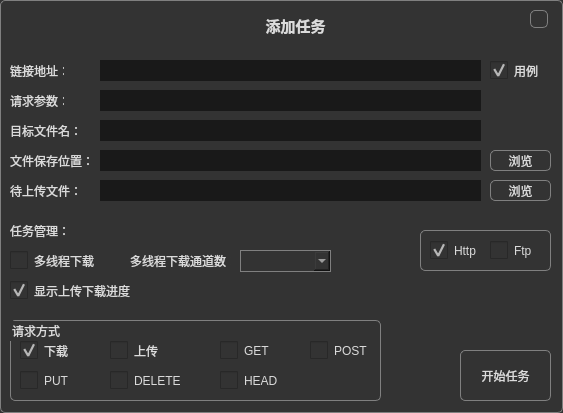
<?xml version="1.0" encoding="UTF-8"?>
<ui version="4.0">
 <class>Widget_addTask</class>
 <widget class="QWidget" name="Widget_addTask">
  <property name="geometry">
   <rect>
    <x>0</x>
    <y>0</y>
    <width>563</width>
    <height>413</height>
   </rect>
  </property>
  <property name="windowTitle">
   <string>Form</string>
  </property>
  <property name="styleSheet">
   <string notr="true">QWidget{border:1px solid #808080;border-radius:5%;background-color:#333333;color:#DBDBDB;}
QWidget:disabled{color:#909090;}
QLineEdit{border:0px;padding:0px 3px 0px 3px;background-color:#191919;}
QCheckBox,QLabel{border:0px;}
QCheckBox::indicator{width:18px;height:18px;}
QCheckBox::indicator:unchecked{border-image:url(://resources/checkbox.png) 0 0 0 0 repeat repeat;}
QCheckBox::indicator:checked{border-image:url(://resources/checkbox.png) 72 0 0 0 repeat repeat;}
QPushButton:hover{background-color:#636363;}
QComboBox QAbstractItemView {outline: 0px;}
QComboBox QAbstractItemView::item:selected {background-color: #636363;}
QProgressBar{border:1px solid #808080;background-color:#191919;}
QScrollBar{border:0px;background-color:#292929;width:14px;}
QScrollBar::handle{border:1px solid #636363;background-color:#333333;margin: 16px 0px 16px 0px;min-height:30px;}
QScrollBar::add-page:vertical, QScrollBar::sub-page:vertical {
	background: transparent;
}
QLineEdit,QComboBox,QProgressBar{
border-radius:0%;
}</string>
  </property>
  <widget class="QLineEdit" name="lineEdit_arg">
   <property name="geometry">
    <rect>
     <x>100</x>
     <y>90</y>
     <width>381</width>
     <height>21</height>
    </rect>
   </property>
  </widget>
  <widget class="QPushButton" name="btn_browser2">
   <property name="geometry">
    <rect>
     <x>490</x>
     <y>180</y>
     <width>61</width>
     <height>21</height>
    </rect>
   </property>
   <property name="text">
    <string>浏览</string>
   </property>
  </widget>
  <widget class="QGroupBox" name="groupBox_3">
   <property name="geometry">
    <rect>
     <x>420</x>
     <y>230</y>
     <width>131</width>
     <height>41</height>
    </rect>
   </property>
   <property name="title">
    <string/>
   </property>
   <widget class="QCheckBox" name="cb_ftp">
    <property name="geometry">
     <rect>
      <x>70</x>
      <y>10</y>
      <width>51</width>
      <height>21</height>
     </rect>
    </property>
    <property name="text">
     <string>Ftp</string>
    </property>
    <property name="iconSize">
     <size>
      <width>18</width>
      <height>18</height>
     </size>
    </property>
   </widget>
   <widget class="QCheckBox" name="cb_http">
    <property name="geometry">
     <rect>
      <x>10</x>
      <y>10</y>
      <width>51</width>
      <height>21</height>
     </rect>
    </property>
    <property name="text">
     <string>Http</string>
    </property>
    <property name="iconSize">
     <size>
      <width>18</width>
      <height>18</height>
     </size>
    </property>
    <property name="checked">
     <bool>true</bool>
    </property>
   </widget>
  </widget>
  <widget class="QLabel" name="label_7">
   <property name="geometry">
    <rect>
     <x>10</x>
     <y>180</y>
     <width>81</width>
     <height>21</height>
    </rect>
   </property>
   <property name="text">
    <string>待上传文件：</string>
   </property>
  </widget>
  <widget class="QLabel" name="label_18">
   <property name="geometry">
    <rect>
     <x>130</x>
     <y>250</y>
     <width>101</width>
     <height>21</height>
    </rect>
   </property>
   <property name="text">
    <string>多线程下载通道数：</string>
   </property>
  </widget>
  <widget class="QLabel" name="label_17">
   <property name="geometry">
    <rect>
     <x>10</x>
     <y>120</y>
     <width>71</width>
     <height>21</height>
    </rect>
   </property>
   <property name="text">
    <string>目标文件名：</string>
   </property>
  </widget>
  <widget class="QLineEdit" name="lineEdit_url">
   <property name="geometry">
    <rect>
     <x>100</x>
     <y>60</y>
     <width>381</width>
     <height>21</height>
    </rect>
   </property>
  </widget>
  <widget class="QGroupBox" name="groupBox_4">
   <property name="geometry">
    <rect>
     <x>10</x>
     <y>320</y>
     <width>371</width>
     <height>81</height>
    </rect>
   </property>
   <property name="title">
    <string>请求方式</string>
   </property>
   <widget class="QCheckBox" name="cb_put">
    <property name="geometry">
     <rect>
      <x>10</x>
      <y>50</y>
      <width>81</width>
      <height>21</height>
     </rect>
    </property>
    <property name="text">
     <string>PUT</string>
    </property>
    <property name="iconSize">
     <size>
      <width>18</width>
      <height>18</height>
     </size>
    </property>
   </widget>
   <widget class="QCheckBox" name="cb_download">
    <property name="geometry">
     <rect>
      <x>10</x>
      <y>20</y>
      <width>81</width>
      <height>21</height>
     </rect>
    </property>
    <property name="text">
     <string>下载</string>
    </property>
    <property name="iconSize">
     <size>
      <width>18</width>
      <height>18</height>
     </size>
    </property>
    <property name="checked">
     <bool>true</bool>
    </property>
   </widget>
   <widget class="QCheckBox" name="cb_upload">
    <property name="geometry">
     <rect>
      <x>100</x>
      <y>20</y>
      <width>81</width>
      <height>21</height>
     </rect>
    </property>
    <property name="text">
     <string>上传</string>
    </property>
    <property name="iconSize">
     <size>
      <width>18</width>
      <height>18</height>
     </size>
    </property>
   </widget>
   <widget class="QCheckBox" name="cb_get">
    <property name="geometry">
     <rect>
      <x>210</x>
      <y>20</y>
      <width>81</width>
      <height>21</height>
     </rect>
    </property>
    <property name="text">
     <string>GET</string>
    </property>
    <property name="iconSize">
     <size>
      <width>18</width>
      <height>18</height>
     </size>
    </property>
   </widget>
   <widget class="QCheckBox" name="cb_post">
    <property name="geometry">
     <rect>
      <x>300</x>
      <y>20</y>
      <width>61</width>
      <height>21</height>
     </rect>
    </property>
    <property name="text">
     <string>POST</string>
    </property>
    <property name="iconSize">
     <size>
      <width>18</width>
      <height>18</height>
     </size>
    </property>
   </widget>
   <widget class="QCheckBox" name="cb_delete">
    <property name="enabled">
     <bool>true</bool>
    </property>
    <property name="geometry">
     <rect>
      <x>100</x>
      <y>50</y>
      <width>91</width>
      <height>21</height>
     </rect>
    </property>
    <property name="text">
     <string>DELETE</string>
    </property>
    <property name="iconSize">
     <size>
      <width>18</width>
      <height>18</height>
     </size>
    </property>
    <property name="checked">
     <bool>false</bool>
    </property>
   </widget>
   <widget class="QCheckBox" name="cb_head">
    <property name="geometry">
     <rect>
      <x>210</x>
      <y>50</y>
      <width>81</width>
      <height>21</height>
     </rect>
    </property>
    <property name="text">
     <string>HEAD</string>
    </property>
    <property name="iconSize">
     <size>
      <width>18</width>
      <height>18</height>
     </size>
    </property>
   </widget>
  </widget>
  <widget class="QLabel" name="label_15">
   <property name="geometry">
    <rect>
     <x>10</x>
     <y>150</y>
     <width>81</width>
     <height>21</height>
    </rect>
   </property>
   <property name="text">
    <string>文件保存位置：</string>
   </property>
  </widget>
  <widget class="QComboBox" name="cmb_multiDownload">
   <property name="geometry">
    <rect>
     <x>240</x>
     <y>250</y>
     <width>91</width>
     <height>22</height>
    </rect>
   </property>
  </widget>
  <widget class="QLabel" name="label_21">
   <property name="geometry">
    <rect>
     <x>220</x>
     <y>10</y>
     <width>151</width>
     <height>31</height>
    </rect>
   </property>
   <property name="font">
    <font>
     <family>微软雅黑</family>
     <pointsize>11</pointsize>
     <weight>75</weight>
     <bold>true</bold>
    </font>
   </property>
   <property name="text">
    <string>添加任务</string>
   </property>
   <property name="alignment">
    <set>Qt::AlignCenter</set>
   </property>
  </widget>
  <widget class="QLineEdit" name="lineEdit_saveDir">
   <property name="geometry">
    <rect>
     <x>100</x>
     <y>150</y>
     <width>381</width>
     <height>21</height>
    </rect>
   </property>
  </widget>
  <widget class="QLineEdit" name="lineEdit_uploadFile">
   <property name="geometry">
    <rect>
     <x>100</x>
     <y>180</y>
     <width>381</width>
     <height>21</height>
    </rect>
   </property>
  </widget>
  <widget class="QLabel" name="label_16">
   <property name="geometry">
    <rect>
     <x>10</x>
     <y>60</y>
     <width>54</width>
     <height>21</height>
    </rect>
   </property>
   <property name="text">
    <string>链接地址：</string>
   </property>
  </widget>
  <widget class="QPushButton" name="btn_start">
   <property name="geometry">
    <rect>
     <x>460</x>
     <y>350</y>
     <width>91</width>
     <height>51</height>
    </rect>
   </property>
   <property name="font">
    <font>
     <family>微软雅黑</family>
    </font>
   </property>
   <property name="text">
    <string>开始任务</string>
   </property>
  </widget>
  <widget class="QCheckBox" name="cb_multiDownload">
   <property name="geometry">
    <rect>
     <x>10</x>
     <y>250</y>
     <width>91</width>
     <height>21</height>
    </rect>
   </property>
   <property name="text">
    <string>多线程下载</string>
   </property>
   <property name="iconSize">
    <size>
     <width>18</width>
     <height>18</height>
    </size>
   </property>
  </widget>
  <widget class="QLabel" name="label_20">
   <property name="geometry">
    <rect>
     <x>10</x>
     <y>90</y>
     <width>54</width>
     <height>21</height>
    </rect>
   </property>
   <property name="text">
    <string>请求参数：</string>
   </property>
  </widget>
  <widget class="QCheckBox" name="cb_useDefault">
   <property name="geometry">
    <rect>
     <x>490</x>
     <y>60</y>
     <width>61</width>
     <height>21</height>
    </rect>
   </property>
   <property name="text">
    <string>用例</string>
   </property>
   <property name="iconSize">
    <size>
     <width>18</width>
     <height>18</height>
    </size>
   </property>
   <property name="checked">
    <bool>true</bool>
   </property>
  </widget>
  <widget class="QPushButton" name="btn_close">
   <property name="geometry">
    <rect>
     <x>530</x>
     <y>10</y>
     <width>18</width>
     <height>18</height>
    </rect>
   </property>
   <property name="styleSheet">
    <string notr="true">QPushButton{border-image:url(:/resources/close.png) 0 0 0 0 repeat repeat;}</string>
   </property>
   <property name="text">
    <string/>
   </property>
  </widget>
  <widget class="QCheckBox" name="cb_showProgress">
   <property name="geometry">
    <rect>
     <x>10</x>
     <y>280</y>
     <width>131</width>
     <height>21</height>
    </rect>
   </property>
   <property name="text">
    <string>显示上传下载进度</string>
   </property>
   <property name="iconSize">
    <size>
     <width>18</width>
     <height>18</height>
    </size>
   </property>
   <property name="checked">
    <bool>true</bool>
   </property>
  </widget>
  <widget class="QLineEdit" name="lineEdit_filename">
   <property name="geometry">
    <rect>
     <x>100</x>
     <y>120</y>
     <width>381</width>
     <height>21</height>
    </rect>
   </property>
   <property name="text">
    <string/>
   </property>
  </widget>
  <widget class="QPushButton" name="btn_browser1">
   <property name="geometry">
    <rect>
     <x>490</x>
     <y>150</y>
     <width>61</width>
     <height>21</height>
    </rect>
   </property>
   <property name="text">
    <string>浏览</string>
   </property>
  </widget>
  <widget class="QLabel" name="label_19">
   <property name="geometry">
    <rect>
     <x>10</x>
     <y>220</y>
     <width>81</width>
     <height>21</height>
    </rect>
   </property>
   <property name="text">
    <string>任务管理：</string>
   </property>
  </widget>
 </widget>
 <resources/>
 <connections/>
</ui>
